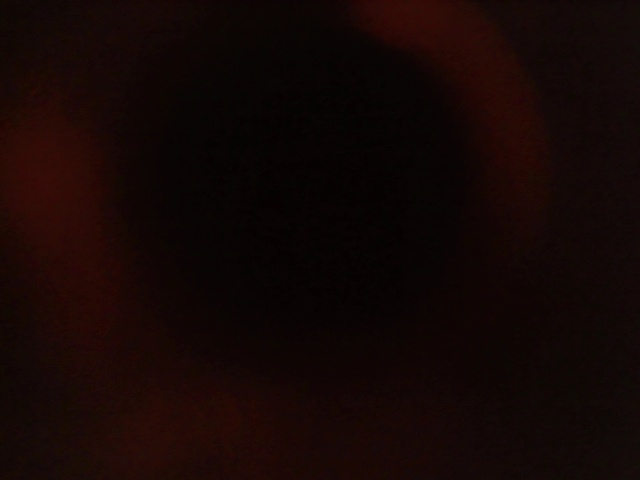
#> input picture sample_pictures/1.jpg, 640 x 480 px; the run also reads 1 picture not shown here
$ python plot.py
#> lines starting #> are read from the running program, lines starting #| are printed output that depends on the picture
import cv2
import numpy as np
import matplotlib.pyplot as plt

img_file1 = 'sample_pictures/1.jpg'
img_file2 = 'sample_pictures/2.jpg'
img_file3 = 'sample_pictures/3.jpg'
img_file4 = 'sample_pictures/4.jpg'
img_file5 = 'sample_pictures/5.jpg'
img_file6 = 'sample_pictures/6.jpg'
img_file7 = 'sample_pictures/7.jpg'
img_file8 = 'sample_pictures/8.jpg'
img_file9 = 'sample_pictures/9.jpg'
img_file10 = 'sample_pictures/10.jpg'
img_file11 = 'sample_pictures/11.jpg'
img_file12 = 'sample_pictures/12.jpg'
img_file13 = 'sample_pictures/13.jpg'
img_file14 = 'sample_pictures/14.jpg'
img_file15 = 'sample_pictures/15.jpg'
img_file16 = 'sample_pictures/16.jpg'
img_file17 = 'sample_pictures/17.jpg'
img_file18 = 'sample_pictures/18.jpg'
img_file19 = 'sample_pictures/19.jpg'
img_file20 = 'sample_pictures/20.jpg'
img_file21 = 'sample_pictures/21.jpg'
img_file22 = 'sample_pictures/22.jpg'
img_file23 = 'sample_pictures/23.jpg'
img_file24 = 'sample_pictures/24.jpg'
img_file25 = 'sample_pictures/25.jpg'
img_file26 = 'sample_pictures/26.jpg'
img_file27 = 'sample_pictures/27.jpg'
img_file28 = 'sample_pictures/28.jpg'
img_file29 = 'sample_pictures/29.jpg'
img_file30 = 'sample_pictures/30.jpg'
img_file31 = 'sample_pictures/31.jpg'
img_file32 = 'sample_pictures/32.jpg'
img_file33 = 'sample_pictures/33.jpg'
img_file34 = 'sample_pictures/34.jpg'
img_file35 = 'sample_pictures/35.jpg'
img_file36 = 'sample_pictures/36.jpg'
img_file37 = 'sample_pictures/37.jpg'
img_file38 = 'sample_pictures/38.jpg'
img_file39 = 'sample_pictures/39.jpg'
img_file40 = 'sample_pictures/40.jpg'
img_file41 = 'sample_pictures/41.jpg'
img_file42 = 'sample_pictures/42.jpg'
img_file43 = 'sample_pictures/43.jpg'
img_file44 = 'sample_pictures/44.jpg'
# img = cv2.imread(img_file, cv2.IMREAD_COLOR) #rgb
gray_img1 = cv2.imread(img_file1, cv2.IMREAD_GRAYSCALE) #grayscale
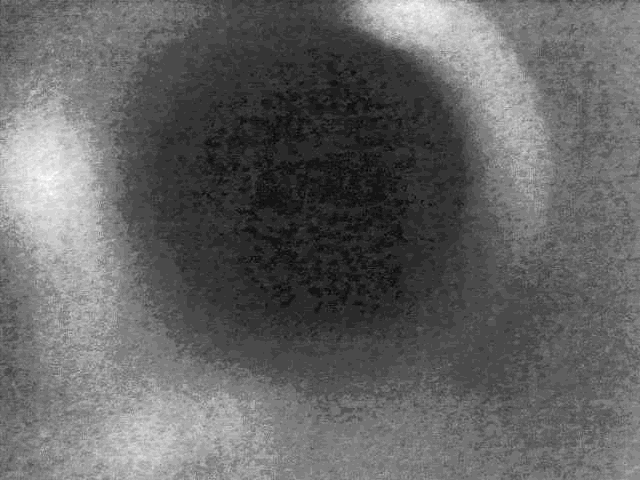
#> gray_img1: shape (480, 640); min 1, max 25, mean 10.5; drawn with min black and max white
gray_img2 = cv2.imread(img_file2, cv2.IMREAD_GRAYSCALE)
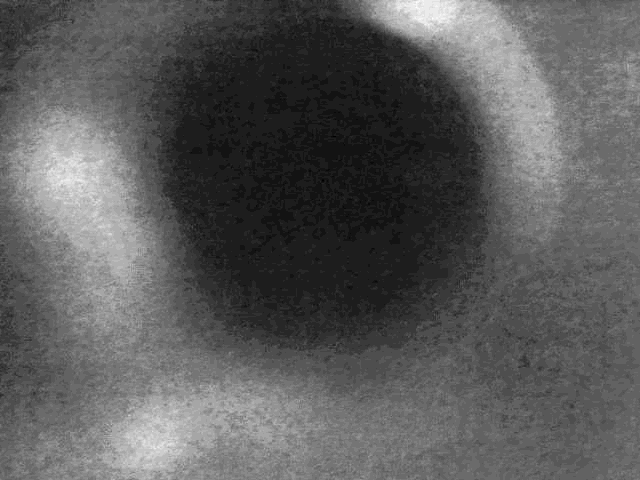
#> gray_img2: shape (480, 640); min 4, max 30, mean 13.3; drawn with min black and max white
gray_img3 = cv2.imread(img_file3, cv2.IMREAD_GRAYSCALE)
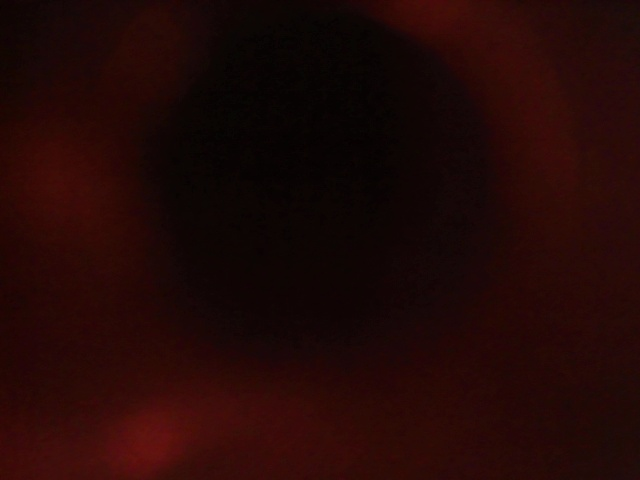
#> input picture sample_pictures/3.jpg, 640 x 480 px
#> gray_img3: shape (480, 640); min 2, max 43, mean 15.3
gray_img4 = cv2.imread(img_file4, cv2.IMREAD_GRAYSCALE)
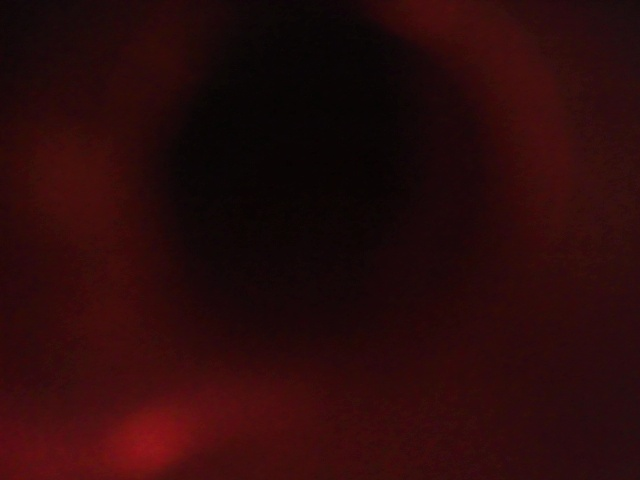
#> input picture sample_pictures/4.jpg, 640 x 480 px
#> gray_img4: shape (480, 640); min 3, max 60, mean 19.6
gray_img5 = cv2.imread(img_file5, cv2.IMREAD_GRAYSCALE)
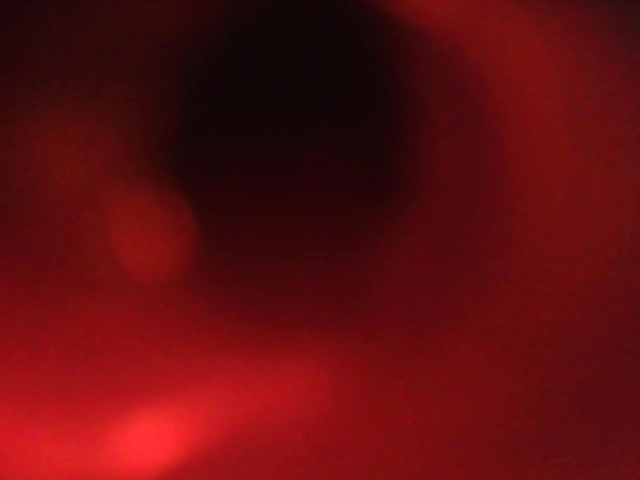
#> input picture sample_pictures/5.jpg, 640 x 480 px
#> gray_img5: shape (480, 640); min 6, max 115, mean 37.4
gray_img6 = cv2.imread(img_file6, cv2.IMREAD_GRAYSCALE)
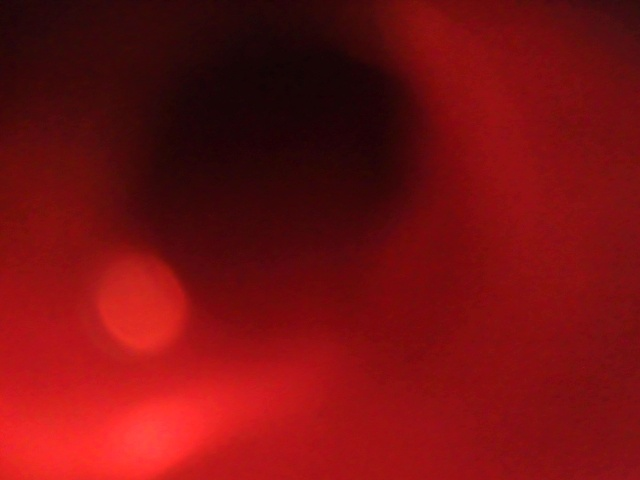
#> input picture sample_pictures/6.jpg, 640 x 480 px
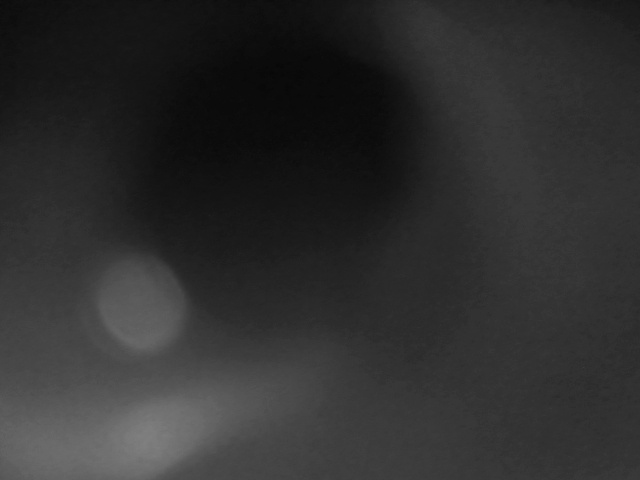
#> gray_img6: shape (480, 640); min 7, max 128, mean 46.5
gray_img7 = cv2.imread(img_file7, cv2.IMREAD_GRAYSCALE)
gray_img8 = cv2.imread(img_file8, cv2.IMREAD_GRAYSCALE)
gray_img9 = cv2.imread(img_file9, cv2.IMREAD_GRAYSCALE)
gray_img10 = cv2.imread(img_file10, cv2.IMREAD_GRAYSCALE)
gray_img11 = cv2.imread(img_file11, cv2.IMREAD_GRAYSCALE)
gray_img12 = cv2.imread(img_file12, cv2.IMREAD_GRAYSCALE)
gray_img13 = cv2.imread(img_file13, cv2.IMREAD_GRAYSCALE)
gray_img14 = cv2.imread(img_file14, cv2.IMREAD_GRAYSCALE)
gray_img15 = cv2.imread(img_file15, cv2.IMREAD_GRAYSCALE)
gray_img16 = cv2.imread(img_file16, cv2.IMREAD_GRAYSCALE)
gray_img17 = cv2.imread(img_file17, cv2.IMREAD_GRAYSCALE)
gray_img18 = cv2.imread(img_file18, cv2.IMREAD_GRAYSCALE)
gray_img19 = cv2.imread(img_file19, cv2.IMREAD_GRAYSCALE)
gray_img20 = cv2.imread(img_file20, cv2.IMREAD_GRAYSCALE)
gray_img21 = cv2.imread(img_file21, cv2.IMREAD_GRAYSCALE)
gray_img22 = cv2.imread(img_file22, cv2.IMREAD_GRAYSCALE)
gray_img23 = cv2.imread(img_file23, cv2.IMREAD_GRAYSCALE)
gray_img24 = cv2.imread(img_file24, cv2.IMREAD_GRAYSCALE)
gray_img25 = cv2.imread(img_file25, cv2.IMREAD_GRAYSCALE)
gray_img26 = cv2.imread(img_file26, cv2.IMREAD_GRAYSCALE)
gray_img27 = cv2.imread(img_file27, cv2.IMREAD_GRAYSCALE)
gray_img28 = cv2.imread(img_file28, cv2.IMREAD_GRAYSCALE)
gray_img29 = cv2.imread(img_file29, cv2.IMREAD_GRAYSCALE)
gray_img30 = cv2.imread(img_file30, cv2.IMREAD_GRAYSCALE)
gray_img31 = cv2.imread(img_file31, cv2.IMREAD_GRAYSCALE)
gray_img32 = cv2.imread(img_file32, cv2.IMREAD_GRAYSCALE)
gray_img33 = cv2.imread(img_file33, cv2.IMREAD_GRAYSCALE)
gray_img34 = cv2.imread(img_file34, cv2.IMREAD_GRAYSCALE)
gray_img35 = cv2.imread(img_file35, cv2.IMREAD_GRAYSCALE)
gray_img36 = cv2.imread(img_file36, cv2.IMREAD_GRAYSCALE)
gray_img37 = cv2.imread(img_file37, cv2.IMREAD_GRAYSCALE)
gray_img38 = cv2.imread(img_file38, cv2.IMREAD_GRAYSCALE)
gray_img39 = cv2.imread(img_file39, cv2.IMREAD_GRAYSCALE)
gray_img40 = cv2.imread(img_file40, cv2.IMREAD_GRAYSCALE)
gray_img41 = cv2.imread(img_file41, cv2.IMREAD_GRAYSCALE)
gray_img42 = cv2.imread(img_file42, cv2.IMREAD_GRAYSCALE)
gray_img43 = cv2.imread(img_file43, cv2.IMREAD_GRAYSCALE)
gray_img44 = cv2.imread(img_file44, cv2.IMREAD_GRAYSCALE)

# print ('Gray shape:', gray_img.shape)

#intensity of apple
intensity_of_apple = np.array([gray_img1[180, 310],gray_img2[180, 310],gray_img3[180, 310],gray_img4[180, 310],gray_img5[180, 310],
#> (the run stopped early here; a loop or call above may not have finished)
